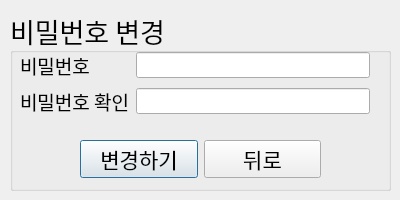
<?xml version="1.0" encoding="UTF-8"?>
<ui version="4.0">
 <class>UpdatePwDialog</class>
 <widget class="QDialog" name="UpdatePwDialog">
  <property name="geometry">
   <rect>
    <x>0</x>
    <y>0</y>
    <width>400</width>
    <height>200</height>
   </rect>
  </property>
  <property name="windowTitle">
   <string>Dialog</string>
  </property>
  <widget class="QGroupBox" name="box_3">
   <property name="geometry">
    <rect>
     <x>10</x>
     <y>10</y>
     <width>381</width>
     <height>181</height>
    </rect>
   </property>
   <property name="font">
    <font>
     <family>휴먼중간팸체</family>
     <pointsize>20</pointsize>
    </font>
   </property>
   <property name="title">
    <string>비밀번호 변경</string>
   </property>
   <widget class="QWidget" name="layoutWidget">
    <property name="geometry">
     <rect>
      <x>10</x>
      <y>40</y>
      <width>350</width>
      <height>69</height>
     </rect>
    </property>
    <layout class="QGridLayout" name="noob">
     <item row="1" column="1">
      <widget class="QLineEdit" name="passwordEdit">
       <property name="font">
        <font>
         <family>휴먼매직체</family>
         <pointsize>10</pointsize>
        </font>
       </property>
      </widget>
     </item>
     <item row="0" column="1">
      <widget class="QLineEdit" name="pwEdit">
       <property name="font">
        <font>
         <family>휴먼매직체</family>
         <pointsize>10</pointsize>
        </font>
       </property>
      </widget>
     </item>
     <item row="1" column="0">
      <widget class="QLabel" name="label_2">
       <property name="font">
        <font>
         <family>휴먼매직체</family>
         <pointsize>14</pointsize>
        </font>
       </property>
       <property name="text">
        <string>비밀번호 확인</string>
       </property>
      </widget>
     </item>
     <item row="0" column="0">
      <widget class="QLabel" name="label">
       <property name="font">
        <font>
         <family>휴먼매직체</family>
         <pointsize>14</pointsize>
        </font>
       </property>
       <property name="text">
        <string>비밀번호</string>
       </property>
      </widget>
     </item>
    </layout>
   </widget>
   <widget class="QWidget" name="layoutWidget">
    <property name="geometry">
     <rect>
      <x>70</x>
      <y>130</y>
      <width>241</width>
      <height>38</height>
     </rect>
    </property>
    <layout class="QHBoxLayout" name="horizontalLayout">
     <item>
      <widget class="QPushButton" name="UpdateBtn">
       <property name="font">
        <font>
         <family>태 나무</family>
         <pointsize>16</pointsize>
        </font>
       </property>
       <property name="focusPolicy">
        <enum>Qt::ClickFocus</enum>
       </property>
       <property name="text">
        <string>변경하기</string>
       </property>
      </widget>
     </item>
     <item>
      <widget class="QPushButton" name="RecurrenceBtn">
       <property name="font">
        <font>
         <family>태 나무</family>
         <pointsize>16</pointsize>
        </font>
       </property>
       <property name="focusPolicy">
        <enum>Qt::NoFocus</enum>
       </property>
       <property name="text">
        <string>뒤로</string>
       </property>
      </widget>
     </item>
    </layout>
   </widget>
  </widget>
 </widget>
 <resources/>
 <connections/>
</ui>
